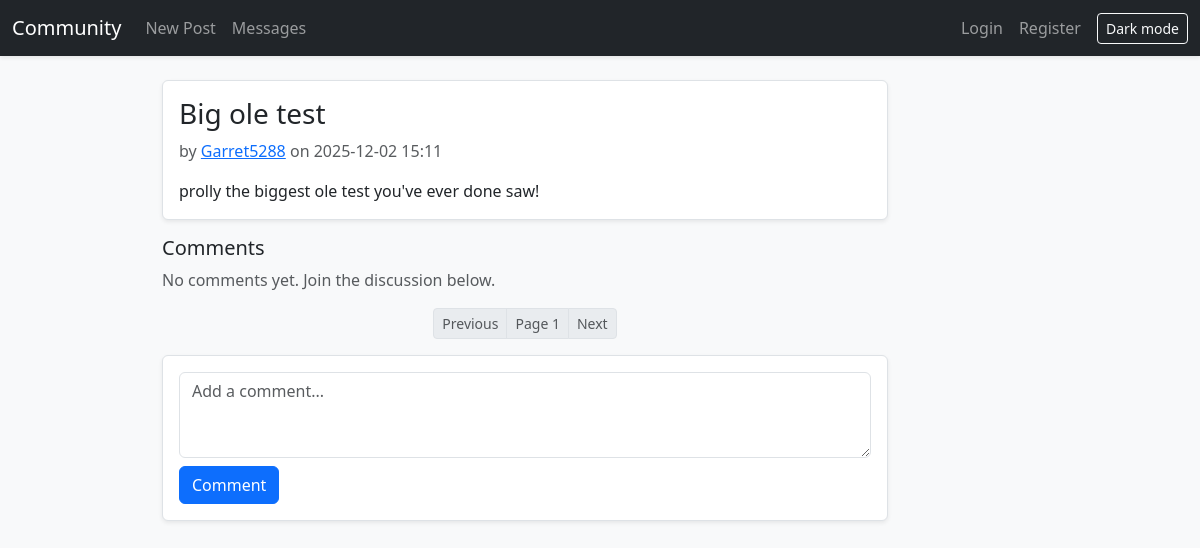
Before: /post/1 with the older database file.
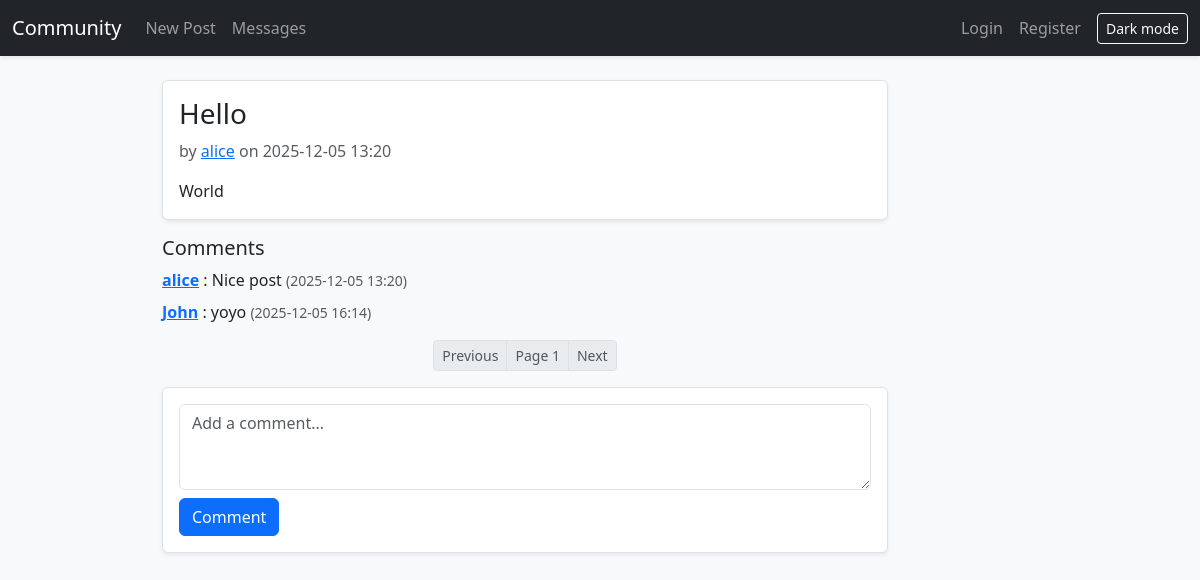
After: the same page with the newer database file.
### community_forum.py (models this page shows)
class Post(db.Model):
	id = db.Column(db.Integer, primary_key=True)
	author_id = db.Column(db.Integer, db.ForeignKey('user.id'), nullable=False)
	title = db.Column(db.String(255), nullable=False, index=True)
	body = db.Column(db.Text, nullable=False)
	created_at = db.Column(db.DateTime, default=datetime.utcnow, nullable=False, index=True)
	author = db.relationship('User', back_populates='posts')
	comments = db.relationship('Comment', back_populates='post', cascade='all, delete-orphan')

class User(db.Model):
	id = db.Column(db.Integer, primary_key=True)
	username = db.Column(db.String(80), unique=True, nullable=False, index=True)
	email = db.Column(db.String(120), unique=True, nullable=False, index=True)
	password_hash = db.Column(db.String(128), nullable=False)
	is_admin = db.Column(db.Boolean, default=False, nullable=False)
	bio = db.Column(db.Text)
	created_at = db.Column(db.DateTime, default=datetime.utcnow, nullable=False)
	posts = db.relationship('Post', back_populates='author', cascade='all, delete-orphan')
	comments = db.relationship('Comment', back_populates='author', cascade='all, delete-orphan')
	sent_messages = db.relationship('Message', foreign_keys='Message.sender_id', back_populates='sender', cascade='all, delete-orphan')
	received_messages = db.relationship('Message', foreign_keys='Message.recipient_id', back_populates='recipient', cascade='all, delete-orphan')

class Comment(db.Model):
	id = db.Column(db.Integer, primary_key=True)
	post_id = db.Column(db.Integer, db.ForeignKey('post.id'), nullable=False, index=True)
	author_id = db.Column(db.Integer, db.ForeignKey('user.id'), nullable=False)
	body = db.Column(db.Text, nullable=False)
	created_at = db.Column(db.DateTime, default=datetime.utcnow, nullable=False, index=True)
	post = db.relationship('Post', back_populates='comments')
	author = db.relationship('User', back_populates='comments')

### community_forum.py (the view, shortened to what this page needs)
@app.route('/post/<int:post_id>', methods=['GET', 'POST'])
def post_view(post_id: int):
	p = Post.query.get_or_404(post_id)
	cpage = max(int(request.args.get('cpage') or 1), 1)
	c_per_page = 10
	c_query = Comment.query.options(joinedload(Comment.author)).filter_by(post_id=p.id)
	comments, total_c, has_next_c, has_prev_c = _paginate(c_query, cpage, c_per_page, order_by=Comment.created_at.asc())
	return render_template('post_view.html', title=p.title, post=p, comments=comments, cpage=cpage, has_next_c=has_next_c, has_prev_c=has_prev_c)

### community_forum.py (called while the page is built)
def _paginate(query, page: int, per_page: int, order_by=None):
	total = query.count()
	if order_by is not None:
		query = query.order_by(order_by)
	items = query.offset((page - 1) * per_page).limit(per_page).all()
	has_next = page * per_page < total
	has_prev = page > 1
	return items, total, has_next, has_prev

def current_user():
	uid = session.get('uid')
	if not uid:
		return None
	return User.query.get(uid)

@app.context_processor
def inject_user_and_csrf():
	u = current_user()
	unread = 0
	if u:
		try:
			unread = Message.query.filter_by(recipient_id=u.id, read_at=None).count()
		except Exception:
			unread = 0
	return {
		'user': u,
		'csrf_token': _csrf_token(),
		'unread_count': unread,
	}

@app.after_request
def add_security_headers(resp):
	csp = (
		"default-src 'self'; "
		"style-src 'self' https://cdn.jsdelivr.net; "
		"script-src 'self' https://cdn.jsdelivr.net; "
		"object-src 'none'; base-uri 'self'; frame-ancestors 'none'"
	)
	resp.headers['Content-Security-Policy'] = csp
	resp.headers['X-Content-Type-Options'] = 'nosniff'
	resp.headers['X-Frame-Options'] = 'DENY'
	resp.headers['Referrer-Policy'] = 'no-referrer'
	return resp

### templates/post_view.html (shortened to what this page needs)
{% extends 'base.html' %}
{% block content %}
<div class="row">
    <div class="col-12 col-lg-10">
        <div class="card shadow-sm mb-3">
            <div class="card-body">
                <h3 class="card-title">{{ post.title }}</h3>
                <p class="text-muted">by
                    {% if post.author and post.author.username %}
                    <a href="{{ url_for('user_profile', username=post.author.username) }}">{{ post.author.username
                        }}</a>
                    {% else %}
                    <span class="text-muted">unknown</span>
                    {% endif %}
                    on {{ post.created_at.strftime('%Y-%m-%d %H:%M') }}
                </p>
                <p class="mb-0">{{ post.body }}</p>
            </div>
        </div>
        <h5>Comments</h5>
        {% for c in comments %}
        <div class="mb-2">
            <strong>
                {% if c.author and c.author.username %}
                <a href="{{ url_for('user_profile', username=c.author.username) }}">{{ c.author.username }}</a>
                {% else %}
                <span class="text-muted">unknown</span>
                {% endif %}
            </strong>:
            {{ c.body }}
            <small class="text-muted">({{ c.created_at.strftime('%Y-%m-%d %H:%M') }})</small>
        </div>
        {% endfor %}
        {% if comments|length == 0 %}
        <p class="text-muted">No comments yet. Join the discussion below.</p>
        {% endif %}
        <nav class="mt-3 d-flex justify-content-center">
            <ul class="pagination pagination-sm mb-0">
                <li class="page-item {% if not has_prev_c %}disabled{% endif %}">
                    <a class="page-link" href="{{ url_for('post_view', post_id=post.id, cpage=cpage-1) }}">Previous</a>
                </li>
                <li class="page-item disabled"><span class="page-link">Page {{ cpage }}</span></li>
                <li class="page-item {% if not has_next_c %}disabled{% endif %}">
                    <a class="page-link" href="{{ url_for('post_view', post_id=post.id, cpage=cpage+1) }}">Next</a>
                </li>
            </ul>
        </nav>
        <form method="post" class="mt-3">
            <div class="card shadow-sm">
                <div class="card-body">
                    <textarea class="form-control mb-2" name="body" rows="3" placeholder="Add a comment..."></textarea>
                    <button class="btn btn-primary">Comment</button>
                </div>
            </div>
        </form>
    </div>
</div>
{% endblock %}

Changed rows visible on the page:
changed Post: title "Big ole test" → "Hello"; created_at "2025-12-02 15:11" → "2025-12-05 13:20"; body "prolly the biggest ole test you've ever done saw!" → "World"
changed User: author.username "Garret5288" → "alice"
added Comment: author.username "alice", body "Nice post", created_at "2025-12-05 13:20"
added Comment: author.username "John", body "yoyo", created_at "2025-12-05 16:14"
Other visible differences:
text no longer shown: "No comments yet. Join the discussion below."
